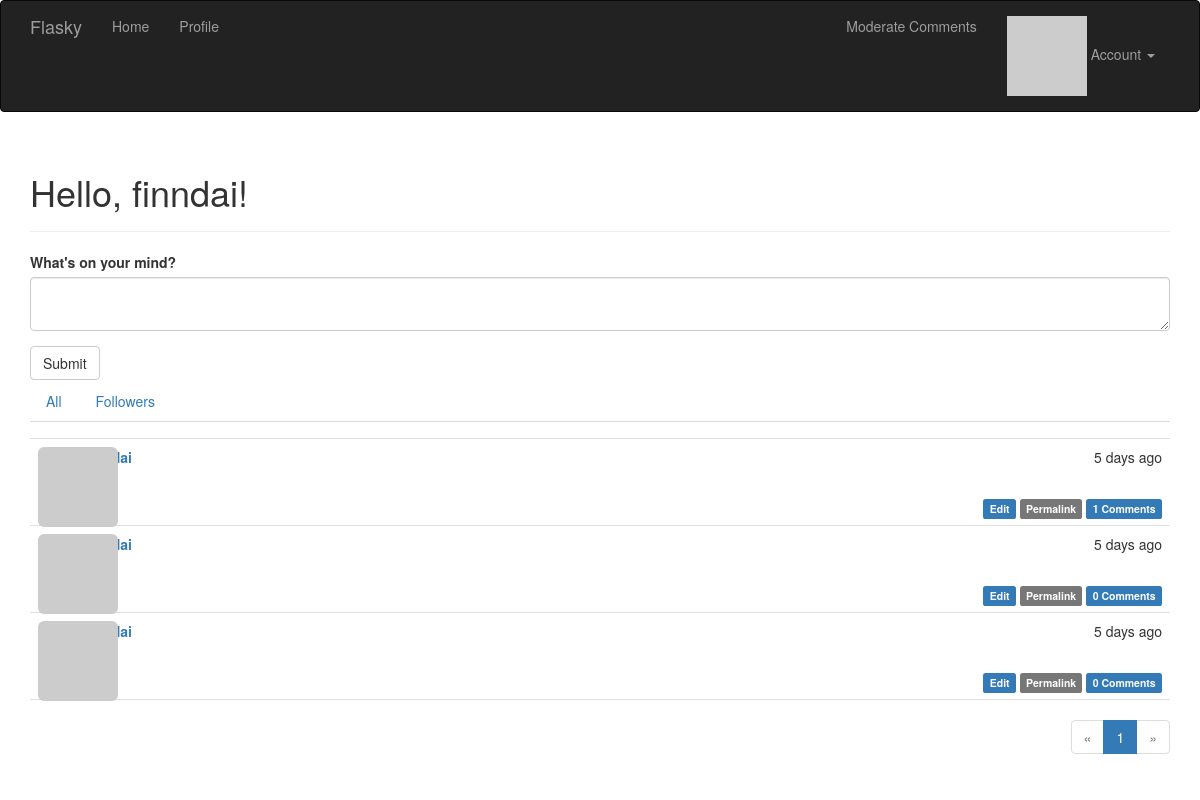
The page / (signed in) on the database its author committed.
### app/models.py (models this page shows, shortened)
class User(UserMixin, db.Model):
    __tablename__ = 'users'
    id = db.Column(db.Integer, primary_key=True)
    email = db.Column(db.String(64), unique=True, index=True)
    username = db.Column(db.String(64), unique=True, index=True)
    role_id = db.Column(db.Integer, db.ForeignKey('roles.id'))
    password_hash = db.Column(db.String(128))
    confirmed = db.Column(db.Boolean, default=False)
    name = db.Column(db.String(64))
    location = db.Column(db.String(64))
    about_me = db.Column(db.Text())
    member_since = db.Column(db.DateTime(),default=datetime.utcnow)
    last_seen = db.Column(db.DateTime(),default=datetime.utcnow)
    avatar_hash = db.Column(db.String(32))
    posts = db.relationship('Post',backref='author',lazy='dynamic')
    followed = db.relationship('Follow',
                               foreign_keys=[Follow.follower_id],
                               backref=db.backref('follower', lazy='joined'),
                               lazy='dynamic',
                               cascade='all, delete-orphan')
    followers = db.relationship('Follow',
                                foreign_keys=[Follow.followed_id],
                                backref=db.backref('followed', lazy='joined'),
                                lazy='dynamic',
                                cascade='all, delete-orphan')
    commments = db.relationship('Comment',backref='author',lazy='dynamic')
    def can(self,permissions):
        return self.role is not None and \
               (self.role.permissions & permissions) == permissions
    @property
    def password(self):
        raise AttributeError('password is not a readable attribute')
    def ping(self):
        self.last_seen = datetime.utcnow()
        db.session.add(self)
    def gravatar(self,size=100,default='identicon',rating='g'): #头像由链接和MD5散列值实现
        if request.is_secure:     #判断request是否为https
            url = 'https://secure.gravatar.com/avatar'
        else:
            url = 'http://www.gravatar.com/avatar'
        hash = self.avatar_hash or hashlib.md5(self.email.encode('utf-8')).hexdigest()
        return '{url}/{hash}?s={size}&d={default}&r={rating}'.format(url=url,hash=hash,
                                                                    size=size,default=default,rating=rating)

class Post(db.Model):
    __tablename__='posts'
    id = db.Column(db.Integer,primary_key=True)
    body = db.Column(db.Text)
    body_html=db.Column(db.Text)
    timestamp = db.Column(db.DateTime,index=True,default=datetime.utcnow)
    author_id = db.Column(db.Integer,db.ForeignKey('users.id'))
    comments = db.relationship('Comment',backref='post',lazy='dynamic')

### app/main/views.py (the view)
@main.route('/',methods=['GET','POST'])
def index():
    form =PostForm()
    if current_user.can(Permission.WRITE_ARTICLES) and \
        form.validate_on_submit():
        post = Post(body=form.body.data,author=current_user._get_current_object())
        db.session.add(post)
        db.session.commit()
        return redirect(url_for('.index'))
    page = request.args.get('page', 1, type=int)
    show_followed = False
    if current_user.is_authenticated:
        show_followed = bool(request.cookies.get('show_followed',''))
    if show_followed:
        query = current_user.followed_posts
    else:
        query = Post.query
    pagination = query.order_by(Post.timestamp.desc()).paginate(page,per_page=current_app.config['FLASKY_POSTS_PER_PAGE'],
                                                                   error_out=False)
    posts = pagination.items
    return render_template('index.html',form=form,posts=posts,show_followed=show_followed,pagination=pagination)

### app/main/forms.py
class PostForm(FlaskForm):
    body=PageDownField("What's on your mind?",validators=[Required()])
    submit = SubmitField('Submit')

### app/auth/views.py (called while the page is built)
@auth.before_app_request
def before_request():
    if current_user.is_authenticated:
        current_user.ping()
        if not current_user.confirmed \
            and request.endpoint \
            and request.endpoint[:5] != 'auth.' \
            and request.endpoint != 'static':
            return redirect(url_for('auth.unconfirmed'))

### app/main/__init__.py (called while the page is built)
@main.app_context_processor
def inject_permissions():
    return dict(Permission=Permission)

### app/main/views.py (called while the page is built)
@main.after_app_request
def after_request(response):
    for query in get_debug_queries():
        if query.duration >= current_app.config['FLASKY_SLOW_DB_QUERY_TIME']:
            current_app.logger.warning(
                'Slow query: %s\nParameters: %s\nDuration: %fs\nContext: %s\n'
                %(query.statement,query.parameters,query.duration,query.context))
    return response

### app/models.py (called while the page is built)
@login_manager.user_loader
def load_user(user_id):
    return User.query.get(int(user_id))

### app/templates/index.html (shortened to what this page needs)
{% extends "base.html" %}
{% import "bootstrap/wtf.html" as wtf %}
{% import "_macros.html" as macros %}
{% block page_content %}
<div class="page-header">
    <h1>Hello, {% if current_user.is_authenticated %}{{ current_user.username }}{% else %}Stranger{% endif %}!</h1>
</div>
<div>
    {% if current_user.can(Permission.WRITE_ARTICLES)%}
    {{wtf.quick_form(form)}}
    {% endif %}
</div>
<div class="post-tabs">
    <ul class="nav nav-tabs">
        <li{% if not show_followed %} class="avtive" {% endif %}><a href="{{url_for('.show_all')}}">All</a></li>
        {% if current_user.is_authenticated %}
        <li{% if show_followed%} class="active"{% endif %}><a href="{{url_for('.show_followed')}}">Followers</a></li>
        {% endif %}
        </ul>
{% include '_posts.html' %}
{% if pagination %}
<div class="pagination">
    {{macros.pagination_widget(pagination,'.index')}}
</div>
{% endif %}
{% endblock %}

### app/templates/_posts.html
<ul class="posts">
    {% for post in posts %}
    <li class="post">
        <div class="post-thumbnail">
            <a href="{{ url_for('.user', username=post.author.username) }}">
                <img class="img-rounded profile-thumbnail" src="{{ post.author.gravatar(size=40) }}">
            </a>
        </div>
        <div class="post-content">
            <div class="post-date">{{ moment(post.timestamp).fromNow() }}</div>
            <div class="post-author"><a href="{{ url_for('.user', username=post.author.username) }}">{{ post.author.username }}</a></div>
            <div class="post-body">
                {% if post.body_html %}
                    {{ post.body_html | safe }}
                {% else %}
                    {{ post.body }}
                {% endif %}
            </div>
            <div class="post-footer">
                {% if current_user == post.author %}
                <a href="{{ url_for('.edit', id=post.id) }}">
                    <span class="label label-primary">Edit</span>
                </a>
                {% elif current_user.is_administrator() %}
                <a href="{{url_for('.edit',id=post.id)}}">
                    <span class="label label-danger">Edit [Admin]</span>
                </a>
                {% endif %}
                <a href="{{url_for('.post',id=post.id)}}">
                    <span class="label label-default">Permalink</span>
                </a>
                <a href="{{ url_for('.post',id=post.id)}}"#comments">
                    <span class="label label-primary">{{post.comments.count()}} Comments</span>
                </a>
            </div>
        </div>
    </li>
    {% endfor %}
</ul>

### app/static/styles.css (style rules this page uses)
.profile-thumbnail { position: absolute; }
ul.posts { list-style-type: none; padding: 0px; margin: 16px 0px 0px 0px; border-top: 1px solid #e0e0e0; }
ul.posts li.post { padding: 8px; border-bottom: 1px solid #e0e0e0; }
div.post-date { float: right; }
div.post-author { font-weight: bold; }
div.post-thumbnail { position: absolute; }
div.post-content { margin-left: 48px; min-height: 48px; }
div.post-footer { text-align: right; }
div.pagination { width: 100%; text-align: right; padding: 0px; margin: 0px; }

### rows shown on the page
User: username "finndai"
Post: timestamp "5 days ago", comments.count "1"
Post: timestamp "5 days ago", comments.count "0"
Post: timestamp "5 days ago", comments.count "0"

### other values the page prints
{{ p }} "1"
